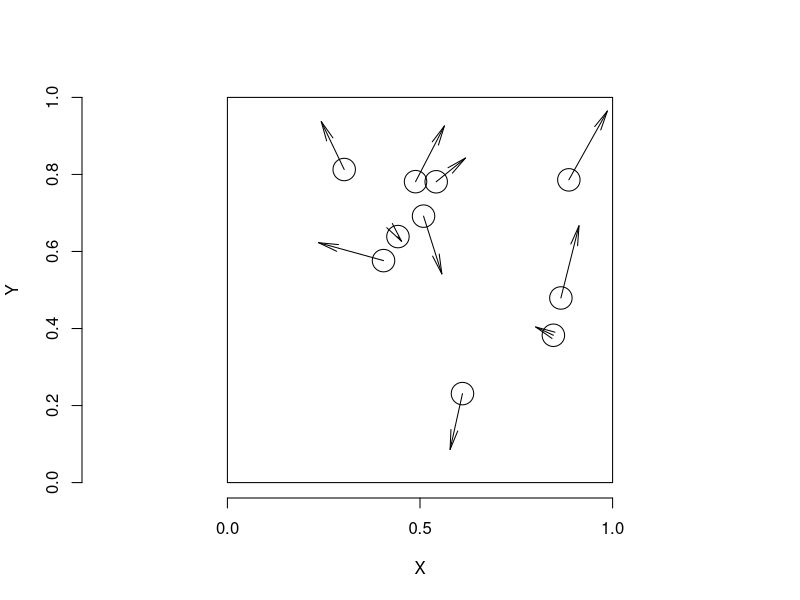
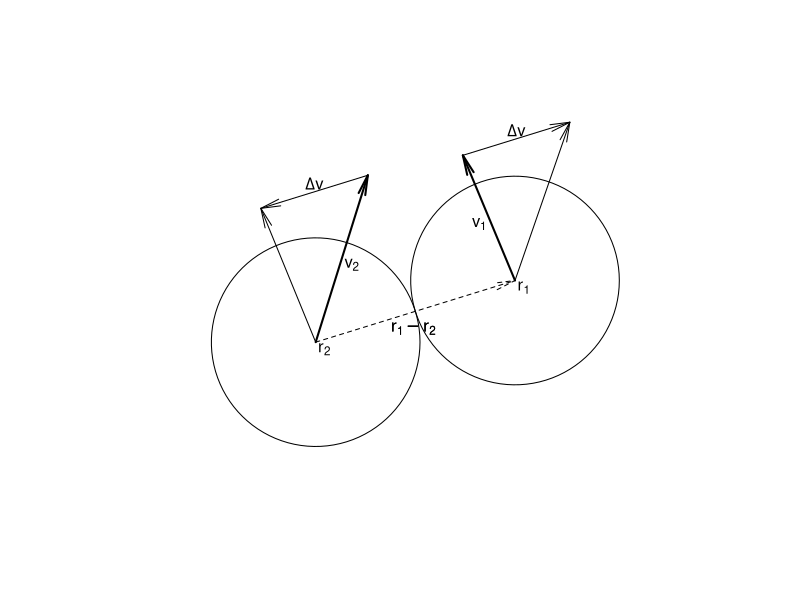

Here is the R script that generated these plots, in order:
## ---- chunk 1
set.seed(14) # Set seed for all the pictures to be reproducible
## ---- chunk 2
n <- 10
R <- 0.1
p <- matrix(runif(n * 2), n, 2) * (1 - 2 * R) + R
v <- (matrix(runif(n * 2), n, 2) * 2 - 1) / 5

plot(p, xlim = c(0, 1), ylim = c(0, 1), xlab = "X", ylab = "Y",
     asp = 1, cex  = 3, bty = "n")
arrows(p[, 1], p[, 2], (p + v)[, 1], (p + v)[, 2], angle = 10, length = 0.2)
lines(cbind(c(0, 0, 1, 1, 0), c(0, 1, 1, 0, 0)))
## ---- chunk 3
arrows2 = function(...) arrows(..., angle = 10, length = 0.2)
a <- seq(0, 2 * pi, len = 100)
p <- 2 * c(cos(0.3), sin(0.3))
v1 <- c(-0.5, 1.2)
v2 <- c(0.5, 1.6)
C <- sum((v1-v2) * (-p)) / sum(p * p)

plot(NA, xlim = c(-2, 4), ylim = c(-1, 2), asp = 1,
     axes = FALSE, xlab = "", ylab = "")
lines(cos(a), sin(a))
lines(cos(a) + p[1], sin(a) + p[2])
arrows2(0, 0, p[1], p[2], lty = 2)
text(0, 0, labels = expression(r[2]), lwd = 2,adj = c(-.2, 1))
text(p[1], p[2], labels = expression(r[1]), lwd = 2, adj = c(-.2, 1))
text(p[1]/3, p[2]/3, labels = expression(r[1] - r[2]), lwd = 2, adj = c(-.2, 1))
text(p[1]/3, p[2]/3, labels = expression(r[1] - r[2]), lwd = 2, adj = c(-.2, 1))
arrows2(0, 0, v2[1], v2[2], lwd = 2)
text(v2[1]/2, v2[2]/2, labels = expression(v[2]), lwd = 2, adj = c(-.2, 1))
arrows2(p[1], p[2], p[1] + v1[1], p[2] + v1[2], lwd=2)
text(p[1] + v1[1]/2, p[2] + v1[2]/2, labels = expression(v[1]), lwd = 2, adj = c(1.2, 1))
arrows2(v2[1], v2[2], v2[1] - C * p[1], v2[2] - C * p[2])
text(v2[1] - C * p[1]/2, v2[2] - C * p[2]/2, labels = expression(Delta * v), lwd = 2, adj = c(.5,-0.2))
arrows2(p[1] + v1[1], p[2] + v1[2], p[1] + v1[1] + C * p[1], p[2] + v1[2] + C * p[2])
text(p[1] + v1[1] + C * p[1]/2, p[2] + v1[2] + C * p[2]/2, labels = expression(Delta * v), lwd = 2, adj = c(.5, -0.2))
v1 <- v1 + C * p
v2 <- v2 - C * p
arrows2(0, 0, v2[1], v2[2])
arrows2(p[1], p[2], p[1] + v1[1], p[2] + v1[2])
